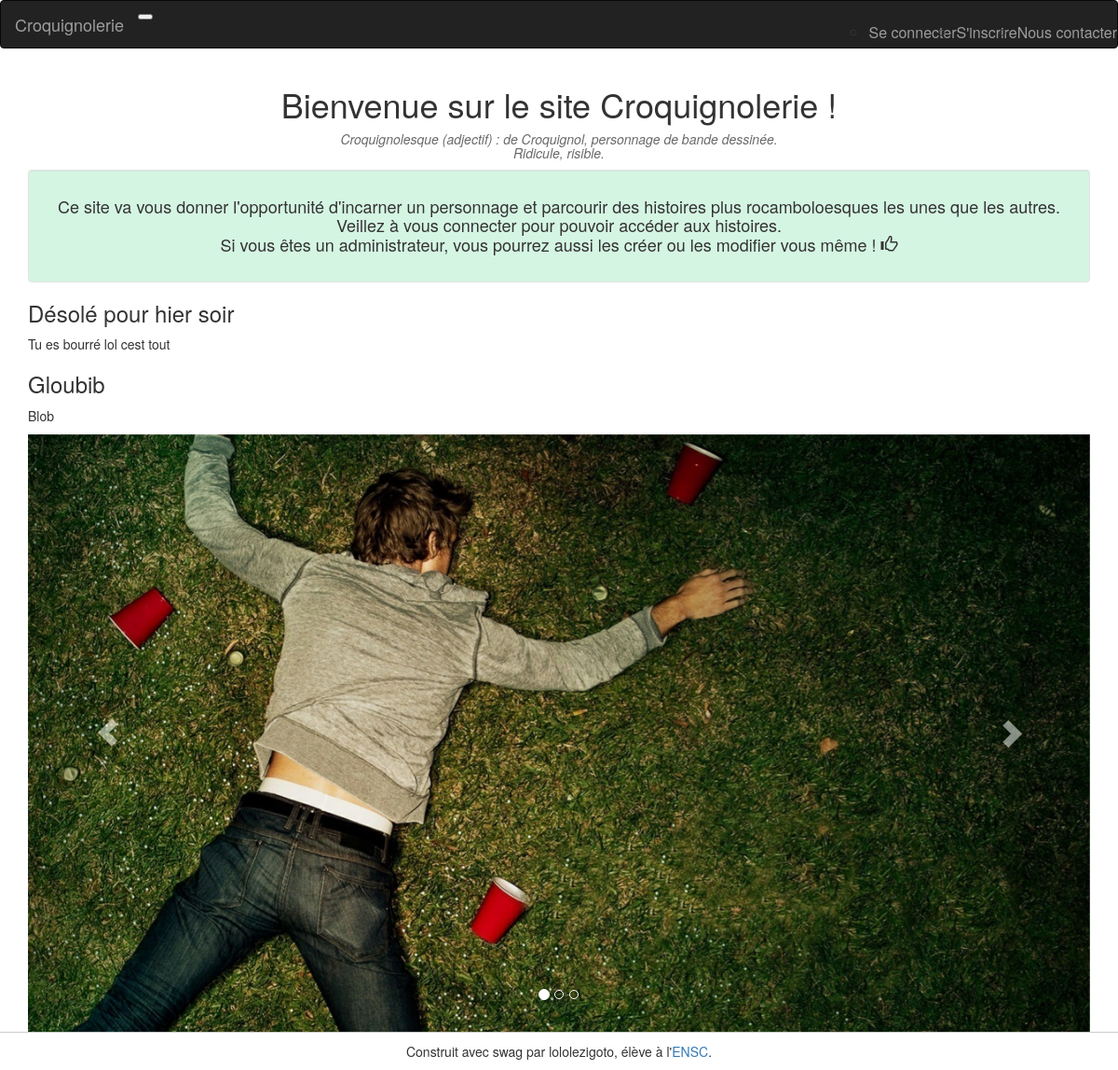
The page / on the database its author committed.
### tables this page shows
CREATE TABLE `histoires` (
  `id_histoire` int(11) NOT NULL,
  `nom_histoire` varchar(100) DEFAULT NULL,
  `description_histoire` text DEFAULT NULL,
  `image_histoire` varchar(100) DEFAULT NULL,
  `nb_parties` int(11) DEFAULT 0,
  `nb_victoires` int(11) NOT NULL DEFAULT 0,
  `nb_echecs` int(11) NOT NULL DEFAULT 0,
  `isHidden` tinyint(1) NOT NULL DEFAULT 0
);

### index.php (the view, shortened to what this page needs)
<!doctype html>
<html>
<head>
    <link href="lib/bootstrap/css/bootstrap.min.css" rel="stylesheet">
    <link href="css/style.css" rel="stylesheet">
</head>
<body>
<?php
require_once("includes/connect.php");
if(!empty($_SESSION['user']))
    require_once("includes/navbar_connected.php");
else
    require_once("includes/navbar.php");
    $nbhistoire = $response->rowCount(); ?>
<div class="container">
<header>
  <h1 class="center">Bienvenue sur le site Croquignolerie !</h1>
  <h5 class="def"> <em>Croquignolesque (adjectif) : de Croquignol, personnage de bande dessinée. <br/>
  Ridicule, risible.</em></h5>
    <div class="well" style="background-color: #D5F5E3;" >
  <h4 class="center">Ce site va vous donner l'opportunité d'incarner un personnage et parcourir des histoires plus rocamboloesques les unes que les autres.
      <br/>
      Veillez à vous connecter pour pouvoir accéder aux histoires. <br/>
      Si vous êtes un administrateur, vous pourrez aussi les créer ou les modifier vous même !  <span class ="glyphicon glyphicon-thumbs-up"> </span>
  </h4>
</header>
<?php
    $maRequete = "SELECT * FROM histoires";
    $response = $BDD->query($maRequete);
    $tab = $response->fetchAll();
    foreach ($tab as $key => $ligne) {
        $id = $ligne["id_histoire"];
        $title = $ligne["nom_histoire"];
        $des_courte = $ligne["description_histoire"];
        $isHidden=$ligne["isHidden"];
        ?>
<article>
            <?php
            if($isHidden==0)
            {
              if(!empty($_SESSION['user'])) {?>
                <div class="well"     >
                <h3><a class="link" href="histoire.php?id=<?=$id?>"><?=$title ?></a></h3>
            <?php
                echo $des_courte; ?>
            </div>
                <?php } else {?>
                <h3><?=$title ?></h3>
            <p class="movieContent"><?= $des_courte?></p>
            <?php
            }
            ?>
</article>
<?php }
}?>
</div>
<div class="container">
<div data-ride="carousel" class="carousel slide" id="carousel-example-generic">
      <ol class="carousel-indicators">
        <li class="active" data-slide-to="0" data-target="#carousel-example-generic"></li>
        <li data-slide-to="1" data-target="#carousel-example-generic" class=""></li>
        <li data-slide-to="2" data-target="#carousel-example-generic" class=""></li>
      </ol>
      <div class="carousel-inner">
        <div class="item active">
          <img alt="First slide" data-src="holder.js/900x500/auto/#777:#555/text:First slide" src="images/defonce.jpg">
        </div>
      </div>
      <a data-slide="prev" href="#carousel-example-generic" class="left carousel-control">
        <span class="glyphicon glyphicon-chevron-left"></span>
      </a>
      <a data-slide="next" href="#carousel-example-generic" class="right carousel-control">
        <span class="glyphicon glyphicon-chevron-right"></span>
      </a>
    </div>
</div>
</body>
</html>
        <footer class="footer">
    Construit avec swag par lololezigoto, élève à l'<a href="https://www.ensc.fr">ENSC</a>.
</footer>    </div>
<script src="lib/bootstrap/js/bootstrap.min.js"></script></body>
</html>

### css/style.css (style rules this page uses)
.footer { border-top: 1px solid #ccc; padding-top: 10px; margin-bottom: 10px; text-align: center; }
.movieContent { text-align: justify; }
.center { text-align: center; }
.def { text-align: center; color: dimgray; }

### rows shown on the page
histoires: nom_histoire "Désolé pour hier soir", description_histoire "Tu es bourré lol cest tout"
histoires: nom_histoire "Gloubib", description_histoire "Blob"
